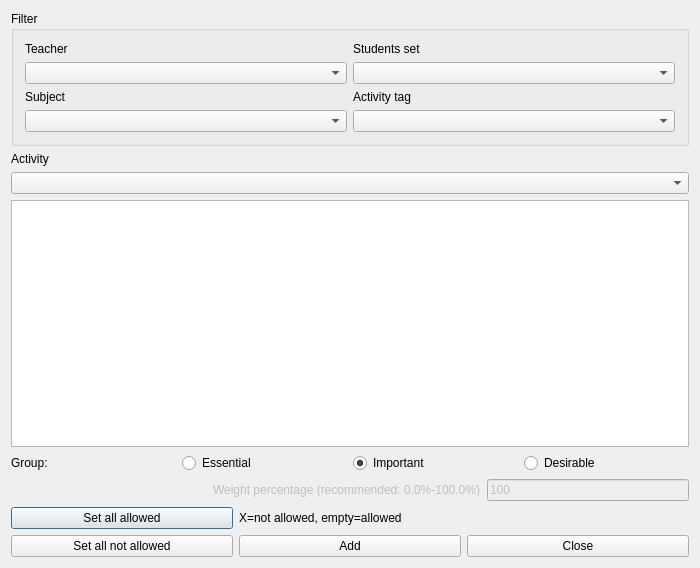
<?xml version="1.0" encoding="UTF-8"?>
<ui version="4.0">
 <class>AddConstraintActivityPreferredStartingTimesForm_template</class>
 <widget class="QDialog" name="AddConstraintActivityPreferredStartingTimesForm_template">
  <property name="geometry">
   <rect>
    <x>0</x>
    <y>0</y>
    <width>700</width>
    <height>568</height>
   </rect>
  </property>
  <property name="windowTitle">
   <string extracomment="This is the title of the dialog to add a new constraint of this type">Add activity preferred starting times</string>
  </property>
  <layout class="QGridLayout" name="gridLayout_2">
   <item row="0" column="0">
    <widget class="QGroupBox" name="filterGroupBox">
     <property name="title">
      <string>Filter</string>
     </property>
     <layout class="QGridLayout" name="gridLayout">
      <item row="0" column="0">
       <widget class="QLabel" name="teachersTextLabel">
        <property name="text">
         <string>Teacher</string>
        </property>
        <property name="wordWrap">
         <bool>false</bool>
        </property>
       </widget>
      </item>
      <item row="0" column="1">
       <widget class="QLabel" name="studentsTextLabel">
        <property name="text">
         <string>Students set</string>
        </property>
        <property name="wordWrap">
         <bool>false</bool>
        </property>
       </widget>
      </item>
      <item row="1" column="0">
       <widget class="QComboBox" name="teachersComboBox"/>
      </item>
      <item row="1" column="1">
       <widget class="QComboBox" name="studentsComboBox"/>
      </item>
      <item row="2" column="0">
       <widget class="QLabel" name="subjectsTextLabel">
        <property name="text">
         <string>Subject</string>
        </property>
        <property name="wordWrap">
         <bool>false</bool>
        </property>
       </widget>
      </item>
      <item row="2" column="1">
       <widget class="QLabel" name="activityTagsTextLabel">
        <property name="text">
         <string>Activity tag</string>
        </property>
        <property name="wordWrap">
         <bool>false</bool>
        </property>
       </widget>
      </item>
      <item row="3" column="0">
       <widget class="QComboBox" name="subjectsComboBox"/>
      </item>
      <item row="3" column="1">
       <widget class="QComboBox" name="activityTagsComboBox"/>
      </item>
     </layout>
    </widget>
   </item>
   <item row="1" column="0">
    <layout class="QVBoxLayout" name="activitiesBoxLayout">
     <item>
      <widget class="QLabel" name="activitiesTextLabel">
       <property name="text">
        <string>Activity</string>
       </property>
       <property name="wordWrap">
        <bool>false</bool>
       </property>
      </widget>
     </item>
     <item>
      <widget class="QComboBox" name="activitiesComboBox"/>
     </item>
    </layout>
   </item>
   <item row="2" column="0">
    <widget class="QTableWidget" name="preferredTimesTable"/>
   </item>
   <item row="3" column="0">
    <layout class="QHBoxLayout" name="horizontalLayout_4">
     <item>
      <widget class="QLabel" name="groupTextLabel">
       <property name="text">
        <string>Group:</string>
       </property>
      </widget>
     </item>
     <item>
      <widget class="QRadioButton" name="essentialRadioButton">
       <property name="text">
        <string>Essential</string>
       </property>
      </widget>
     </item>
     <item>
      <widget class="QRadioButton" name="importantRadioButton">
       <property name="text">
        <string>Important</string>
       </property>
       <property name="checked">
        <bool>true</bool>
       </property>
      </widget>
     </item>
     <item>
      <widget class="QRadioButton" name="desirableRadioButton">
       <property name="text">
        <string>Desirable</string>
       </property>
      </widget>
     </item>
    </layout>
   </item>
   <item row="4" column="0">
    <layout class="QHBoxLayout" name="weightBoxLayout">
     <item>
      <spacer name="spacer3">
       <property name="orientation">
        <enum>Qt::Horizontal</enum>
       </property>
       <property name="sizeType">
        <enum>QSizePolicy::Expanding</enum>
       </property>
       <property name="sizeHint" stdset="0">
        <size>
         <width>40</width>
         <height>20</height>
        </size>
       </property>
      </spacer>
     </item>
     <item>
      <widget class="QLabel" name="weightTextLabel">
       <property name="enabled">
        <bool>false</bool>
       </property>
       <property name="frameShape">
        <enum>QFrame::NoFrame</enum>
       </property>
       <property name="frameShadow">
        <enum>QFrame::Plain</enum>
       </property>
       <property name="text">
        <string>Weight percentage (recommended: 0.0%-100.0%)</string>
       </property>
       <property name="wordWrap">
        <bool>false</bool>
       </property>
      </widget>
     </item>
     <item>
      <widget class="QLineEdit" name="weightLineEdit">
       <property name="enabled">
        <bool>false</bool>
       </property>
       <property name="text">
        <string notr="true">100</string>
       </property>
      </widget>
     </item>
    </layout>
   </item>
   <item row="5" column="0">
    <layout class="QGridLayout" name="buttonsGridLayout">
     <item row="0" column="0">
      <widget class="QPushButton" name="setAllAllowedPushButton">
       <property name="text">
        <string comment="It refers to time slots">Set all allowed</string>
       </property>
      </widget>
     </item>
     <item row="0" column="1" colspan="2">
      <widget class="QLabel" name="label">
       <property name="text">
        <string extracomment="This is an explanation in a dialog for a constraint. It says that symbol X means that this slot is not allowed, and an empty cell means that the slot is allowed">X=not allowed, empty=allowed</string>
       </property>
      </widget>
     </item>
     <item row="1" column="0">
      <widget class="QPushButton" name="setAllNotAllowedPushButton">
       <property name="text">
        <string comment="It refers to time slots">Set all not allowed</string>
       </property>
      </widget>
     </item>
     <item row="1" column="1">
      <widget class="QPushButton" name="addConstraintPushButton">
       <property name="text">
        <string>Add</string>
       </property>
      </widget>
     </item>
     <item row="1" column="2">
      <widget class="QPushButton" name="closePushButton">
       <property name="text">
        <string>Close</string>
       </property>
      </widget>
     </item>
    </layout>
   </item>
  </layout>
 </widget>
 <layoutdefault spacing="6" margin="11"/>
 <resources/>
 <connections/>
</ui>
